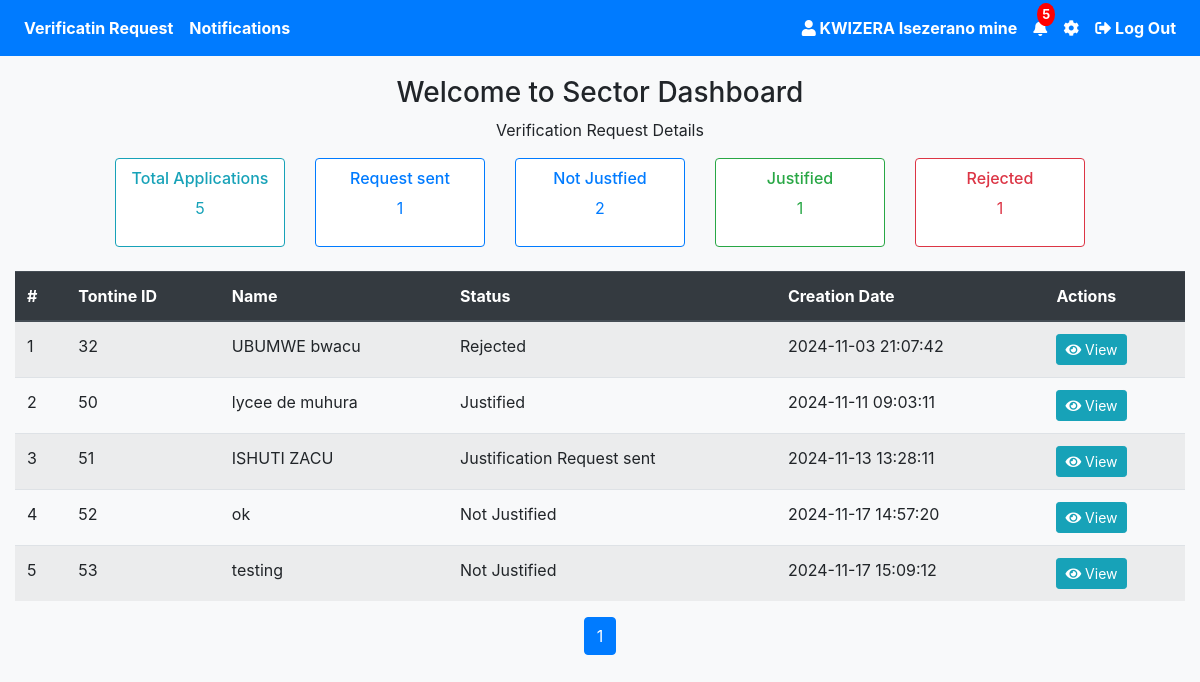
Before: /sector_dashboard.php (signed in) with the older database file.
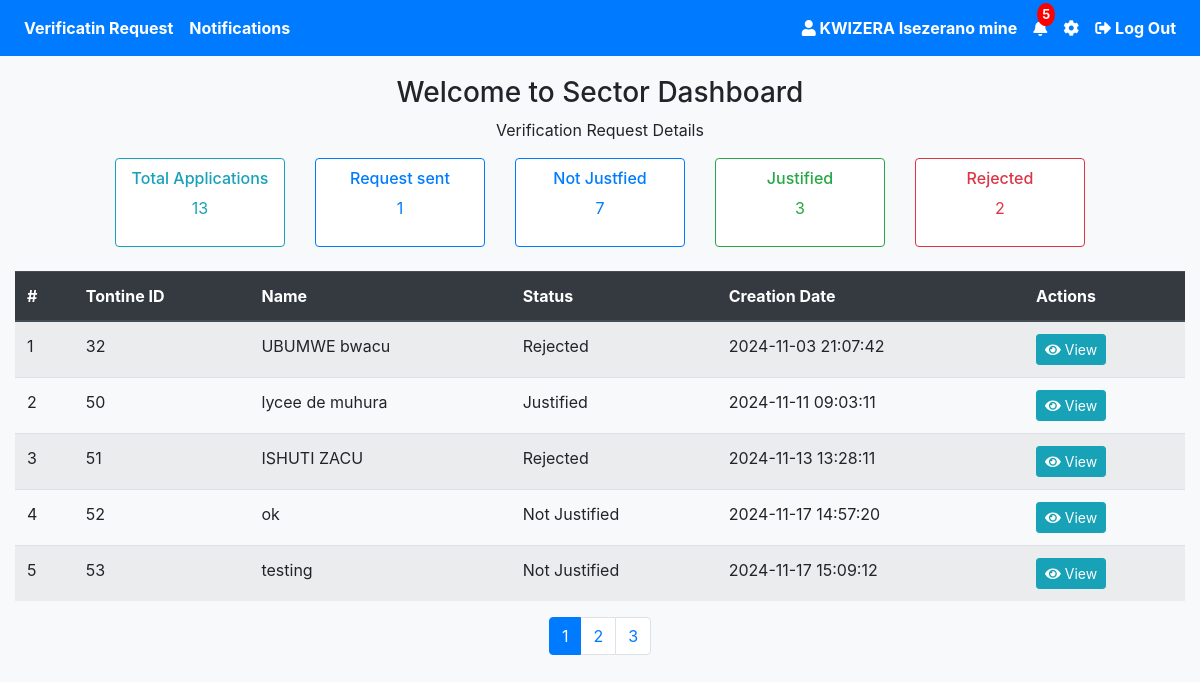
After: the same page with the newer database file.
### tables this page shows
CREATE TABLE `tontine` (
  `id` int(11) NOT NULL,
  `tontine_name` varchar(255) NOT NULL,
  `logo` varchar(255) DEFAULT NULL,
  `join_date` date NOT NULL,
  `province` varchar(100) NOT NULL,
  `district` varchar(100) NOT NULL,
  `sector` varchar(100) NOT NULL,
  `total_contributions` decimal(10,2) NOT NULL,
  `occurrence` enum('Daily','Weekly','Monthly') NOT NULL,
  `time` time DEFAULT NULL,
  `day` enum('Monday','Tuesday','Wednesday','Thursday','Friday','Saturday','Sunday') DEFAULT NULL,
  `date` date DEFAULT NULL,
  `created_at` timestamp NOT NULL DEFAULT current_timestamp(),
  `user_id` int(11) DEFAULT NULL,
  `role` varchar(30) NOT NULL,
  `purpose` varchar(255) NOT NULL,
  `rules` varchar(255) NOT NULL,
  `status` enum('Not Justified','Justification Request sent','Justified','Rejected') DEFAULT 'Not Justified',
  `reason` varchar(255) NOT NULL,
  `interest` decimal(10,2) NOT NULL DEFAULT 0.00,
  `payment_frequency` enum('Monthly','Weekly') NOT NULL,
  `frequent_payment_date` date DEFAULT NULL,
  `frequent_payment_day` enum('Monday','Tuesday','Wednesday','Thursday','Friday','Saturday','Sunday') DEFAULT NULL,
  `late_contribution_penalty` int(50) NOT NULL
);

### sector_dashboard.php (the view, shortened to what the changed rows need)
<?php
require 'config.php';
$error = "";
$results_per_page = 5;
$page = isset($_GET['page']) ? (int)$_GET['page'] : 1;
$start_from = ($page - 1) * $results_per_page;
$search_query = isset($_POST['search_query']) ? '%' . htmlspecialchars($_POST['search_query']) . '%' : '%%';
try {
    $stmt = $pdo->prepare("
        SELECT *
        FROM tontine
        WHERE tontine_name LIKE :search_query
        LIMIT $start_from, $results_per_page
    ");
    $stmt->bindValue(':search_query', $search_query, PDO::PARAM_STR);
    $stmt->execute();
    $requests = $stmt->fetchAll(PDO::FETCH_ASSOC);
} catch (Exception $e) {
    $error = "Error fetching request details: " . $e->getMessage();
}
$statuses = ['Not Justified', 'Justification Request sent', 'Justified', 'Rejected'];
$status_counts = [];
foreach ($statuses as $status) {
    $stmt = $pdo->prepare("SELECT COUNT(*) FROM tontine WHERE status = :status");
    $stmt->bindParam(':status', $status, PDO::PARAM_STR);
    $stmt->execute();
    $status_counts[$status] = $stmt->fetchColumn();
}
$total_applications = array_sum($status_counts);
$stmt = $pdo->prepare("SELECT COUNT(*) FROM tontine WHERE tontine_name LIKE :search_query");
$stmt->bindValue(':search_query', $search_query, PDO::PARAM_STR);
$stmt->execute();
$total_requests = $stmt->fetchColumn();
$total_pages = ceil($total_requests / $results_per_page);
?>
<!DOCTYPE html>
<html lang="en">
<head>
    <link rel="stylesheet" href="https://stackpath.bootstrapcdn.com/bootstrap/4.5.2/css/bootstrap.min.css">
    <link rel="stylesheet" href="https://cdnjs.cloudflare.com/ajax/libs/font-awesome/5.15.4/css/all.min.css">
</head>
<body>
    <div class="container">
        <div class="row text-center mb-4 justify-content-center">
            <div class="col-md-2">
                <div class="card bg-outline-info text-info">
                    <div class="card-body">
                        <h6>Total Applications</h6>
                        <p><?php echo $total_applications; ?></p>
                    </div>
                </div>
            </div>
            <div class="col-md-2">
                <div class="card bg-outline-primary text-primary">
                    <div class="card-body">
                        <h6>Not Justfied </h6>
                        <p><?php echo $status_counts['Not Justified']; ?></p>
                    </div>
                </div>
            </div>
            <div class="col-md-2">
                <div class="card bg-outline-success text-success">
                    <div class="card-body">
                        <h6>Justified </h6>
                        <p><?php echo $status_counts['Justified']; ?></p>
                    </div>
                </div>
            </div>
            <div class="col-md-2">
                <div class="card bg-outline-danger text-danger">
                    <div class="card-body">
                        <h6>Rejected </h6>
                        <p><?php echo $status_counts['Rejected']; ?></p>
                    </div>
                </div>
            </div>
        </div>
        <?php if ($error): ?>
            <div class="alert alert-danger text-center"><?php echo htmlspecialchars($error); ?></div>
        <?php else: ?>
            <div class="table-responsive">
            <table class="table table-striped table-hover">
    <thead class="thead-dark">
        <tr>
            <th>#</th>
            <th>Tontine ID</th>
            <th>Name</th>
            <th>Status</th>
            <th>Creation Date</th>
            <th>Actions</th>
        </tr>
    </thead>
    <tbody>
        <?php if (!empty($requests)) : ?>
            <?php foreach ($requests as $index => $request) : ?>
                <tr>
                    <td><?= $index + 1 + $start_from; ?></td>
                    <td><?= $request['id']; ?></td>
                    <td><?= htmlspecialchars($request['tontine_name']); ?></td>
                      <td><?= htmlspecialchars($request['status']); ?></td>
                    <td><?= htmlspecialchars($request['created_at']); ?></td>
                    <td>
                        <button class="btn btn-info btn-sm view-btn" data-id="<?= $request['id']; ?>">
                            <i class="fas fa-eye"></i> View
                        </button>
                    </td>
                </tr>
            <?php endforeach; ?>
        <?php else : ?>
            <tr>
                <td colspan="4" class="text-center text-muted">No requests found.</td>
            </tr>
        <?php endif; ?>
    </tbody>
</table>
            </div>
            <nav>
                <ul class="pagination justify-content-center">
                    <?php for ($p = 1; $p <= $total_pages; $p++): ?>
                        <li class="page-item <?php echo ($p == $page) ? 'active' : ''; ?>">
                            <a class="page-link" href="profile_page.php?id=<?php echo $id; ?>&page=<?php echo $p; ?>"><?php echo $p; ?></a>
                        </li>
                    <?php endfor; ?>
                </ul>
            </nav>
        <?php endif; ?>
    </div>
</body>
</html>

Changed rows visible on the page:
changed tontine "ISHUTI ZACU": status "Justification Request sent" → "Rejected"
Other visible differences:
$total_applications: "5" → "13"
$status_counts['Not Justified']: "2" → "7"
$status_counts['Justified']: "1" → "3"
$status_counts['Rejected']: "1" → "2"
new list line: "2"
new list line: "3"
